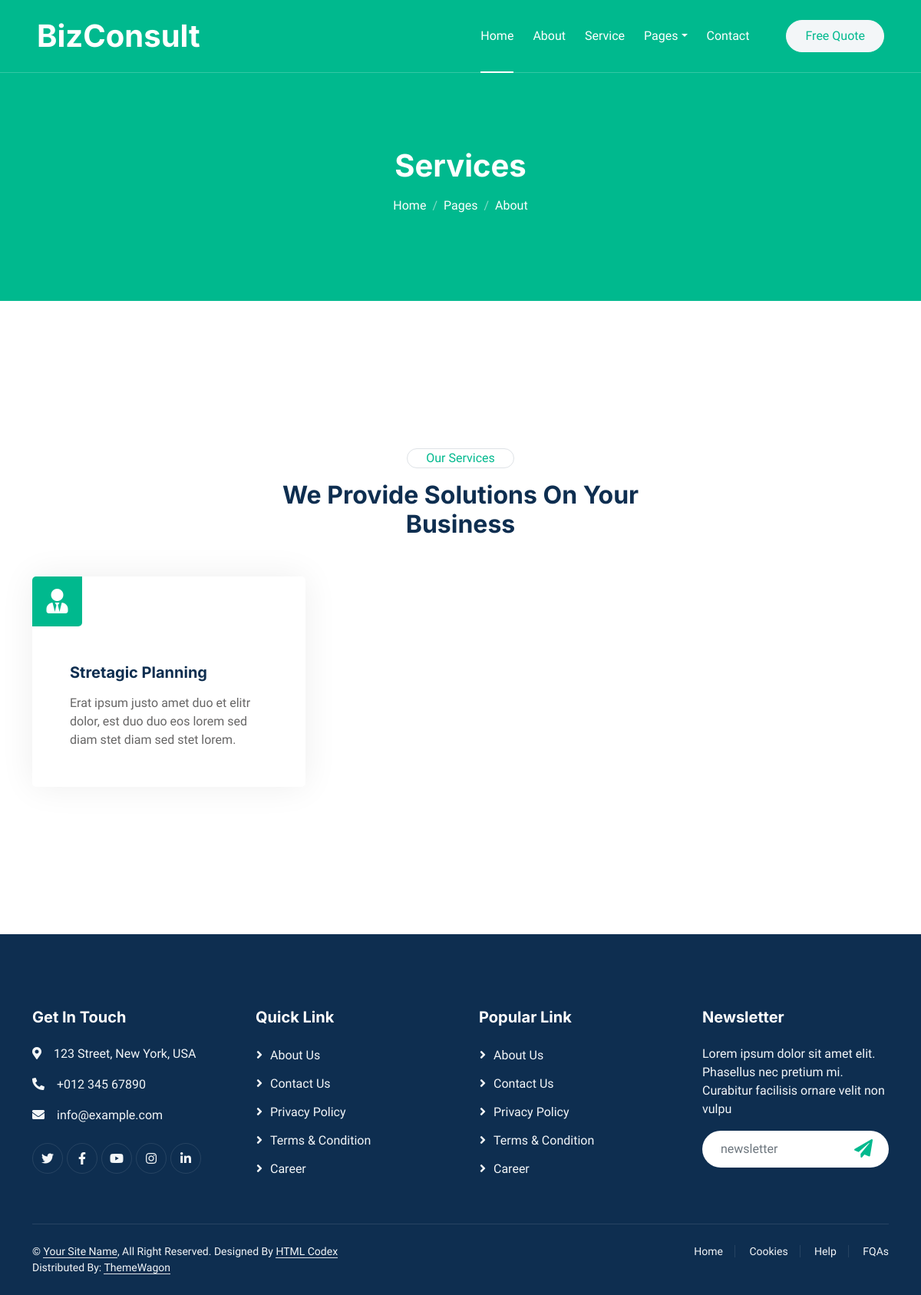
The app's page /service/, older data.
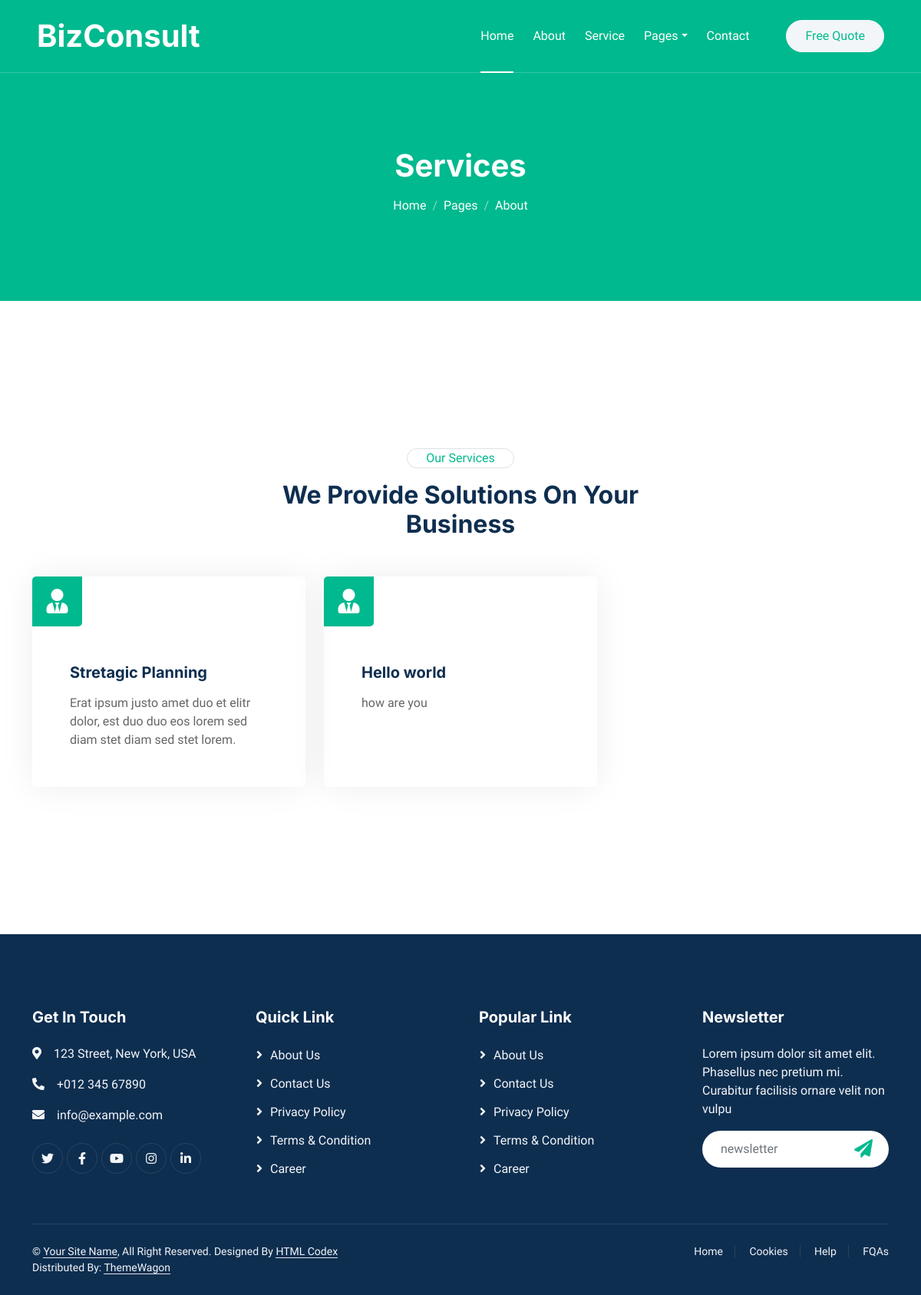
The same page, newer data.
### pages/models.py (models this page shows, shortened)
class Service(models.Model):
    title = models.CharField(max_length=190)
    content = models.TextField()

### pages/views.py (the view)
# urls.py: path("service/", views.ServiceView.as_view(), name='service'),
class ServiceView(ListView):
    model = Service
    template_name = 'service.html'

### templates/service.html (shortened to what this page needs)
{% extends 'base.html' %}
{% load static %}
{% block content %}
{% include 'breadcrumb.html' with title='Services' %}
<div class="container-xxl py-6">
    <div class="container">
        <div class="mx-auto text-center wow fadeInUp" data-wow-delay="0.1s" style="max-width: 600px;">
            <div class="d-inline-block border rounded-pill text-primary px-4 mb-3">Our Services</div>
            <h2 class="mb-5">We Provide Solutions On Your Business</h2>
        </div>
        <div class="row g-4">
           {% for obj in object_list  %}
                <div class="col-lg-4 col-md-6 wow fadeInUp" data-wow-delay="0.1s">
                    <div class="service-item rounded h-100">
                        <div class="d-flex justify-content-between">
                            <div class="service-icon">
                                <i class="fa fa-user-tie fa-2x"></i>
                            </div>
                        </div>
                        <div class="p-5">
                            <h5 class="mb-3">{{obj.title}}</h5>
                            <span>{{obj.content}}</span>
                        </div>
                    </div>
                </div>
                {% endfor %}
        </div>
    </div>
</div>
{% endblock content %}

Row changes from the older to the newer data that the page shows:
added Service: title "Hello world", content "how are you"
